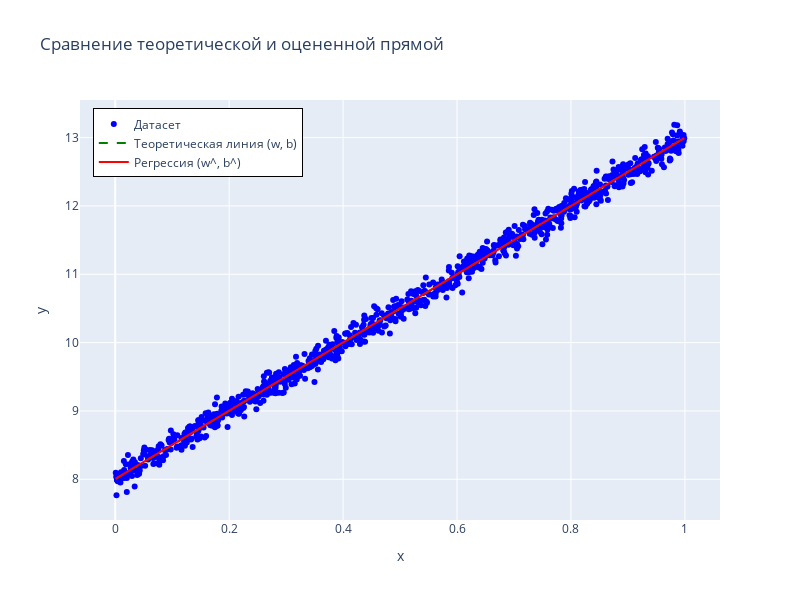

Source (notebook cell):
### Code cell
x_flat = X.flatten()
#  Оценки w^ и b^ 
x_mean, y_mean = np.mean(x_flat), np.mean(y)
w_hat = np.sum((x_flat - x_mean) * (y - y_mean)) / np.sum((x_flat - x_mean) ** 2)
b_hat = y_mean - w_hat * x_mean

print(f"Теоретические: w={w}, b={b}")
print(f"Оценки:        w^={w_hat:.3f}, b^={b_hat:.3f}")

x_line = np.linspace(np.min(X), np.max(X), 100)
y_theoretical = w * x_line + b
y_hat = w_hat * x_line + b_hat

fig = go.Figure()

# Точки датасета
fig.add_trace(go.Scatter(x=X.flatten(), y=y, mode='markers', name='Датасет',
                         marker=dict(color='blue', size=6)))

# Теоретическая линия
fig.add_trace(go.Scatter(x=x_line, y=y_theoretical, mode='lines',
                         name='Теоретическая линия (w, b)',
                         line=dict(color='green', dash='dash')))

# Оптимальная линия
fig.add_trace(go.Scatter(x=x_line, y=y_hat, mode='lines',
                         name='Регрессия (w^, b^)',
                         line=dict(color='red')))

fig.update_layout(
    title="Сравнение теоретической и оцененной прямой",
    xaxis_title="x",
    yaxis_title="y",
    legend=dict(x=0.02, y=0.98, bordercolor="black", borderwidth=1),
    width=800,
    height=600
)

fig
